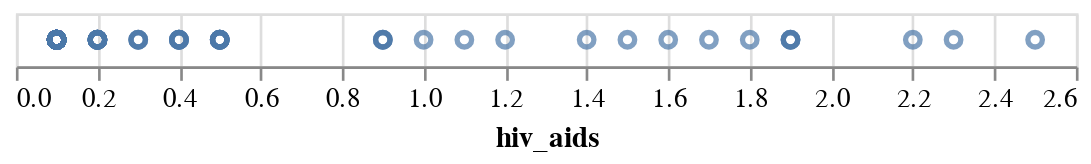

Notebook code cell kept with this figure:
### Code cell
alt.Chart(Health_factors_definitive).mark_point().encode(
    x = 'hiv_aids',
)

### Figure 1 — Vega-Lite specification as saved in the notebook (floating-point values rounded to 4 significant figures)
{"config": {"view": {"continuousWidth": 400, "continuousHeight": 300}}, "data": {"name": "data-4203d97b3550617b2bd06baec0c0ce0b"}, "mark": "point", "encoding": {"x": {"field": "hiv_aids", "type": "quantitative"}}, "$schema": "https://vega.github.io/schema/vega-lite/v4.17.0.json", "datasets": {"data-4203d97b3550617b2bd06baec0c0ce0b": [{"country": "Afghanistan", "year": 2010, "gdp": 553.3, "hiv_aids": 0.1, "status": "Developing"}, {"country": "Albania", "year": 2010, "gdp": 494.4, "hiv_aids": 0.1, "status": "Developing"}, {"country": "Algeria", "year": 2010, "gdp": 4463.0, "hiv_aids": 0.1, "status": "Developing"}, {"country": "Angola", "year": 2010, "gdp": 3530.0, "hiv_aids": 2.5, "status": "Developing"}, {"country": "Argentina", "year": 2010, "gdp": 1276.0, "hiv_aids": 0.1, "status": "Developing"}, {"country": "Armenia", "year": 2010, "gdp": 3218.0, "hiv_aids": 0.1, "status": "Developing"}, {"country": "Azerbaijan", "year": 2010, "gdp": 5843.0, "hiv_aids": 0.1, "status": "Developing"}, {"country": "Bahrain", "year": 2010, "gdp": 2722.0, "hiv_aids": 0.1, "status": "Developing"}, {"country": "Bangladesh", "year": 2010, "gdp": 757.7, "hiv_aids": 0.1, "status": "Developing"}, {"country": "Barbados", "year": 2010, "gdp": 1596.0, "hiv_aids": 0.1, "status": "Developing"}, {"country": "Belarus", "year": 2010, "gdp": 63.39, "hiv_aids": 0.1, "status": "Developing"}, {"country": "Belgium", "year": 2010, "gdp": 4438.0, "hiv_aids": 0.1, "status": "Developed"}, {"country": "Belize", "year": 2010, "gdp": 4344.0, "hiv_aids": 0.2, "status": "Developing"}, {"country": "Benin", "year": 2010, "gdp": 757.7, "hiv_aids": 1.4, "status": "Developing"}, {"country": "Bhutan", "year": 2010, "gdp": 2179.0, "hiv_aids": 0.5, "status": "Developing"}, {"country": "Bosnia and Herzegovina", "year": 2010, "gdp": 4611.0, "hiv_aids": 0.1, "status": "Developing"}, {"country": "Bulgaria", "year": 2010, "gdp": 6843.0, "hiv_aids": 0.1, "status": "Developed"}, {"country": "Burkina Faso", "year": 2010, "gdp": 575.4, "hiv_aids": 1.0, "status": "Developing"}, {"country": "Burundi", "year": 2010, "gdp": 231.2, "hiv_aids": 1.9, "status": "Developing"}, {"country": "Cabo Verde", "year": 2010, "gdp": 3313.0, "hiv_aids": 0.4, "status": "Developing"}, {"country": "Cambodia", "year": 2010, "gdp": 785.7, "hiv_aids": 0.5, "status": "Developing"}, {"country": "Chile", "year": 2010, "gdp": 1286.0, "hiv_aids": 0.1, "status": "Developing"}, {"country": "China", "year": 2010, "gdp": 456.5, "hiv_aids": 0.1, "status": "Developing"}, {"country": "Colombia", "year": 2010, "gdp": 625.7, "hiv_aids": 0.1, "status": "Developing"}, {"country": "Comoros", "year": 2010, "gdp": 769.2, "hiv_aids": 0.1, "status": "Developing"}, {"country": "Costa Rica", "year": 2010, "gdp": 8199.0, "hiv_aids": 0.1, "status": "Developing"}, {"country": "Croatia", "year": 2010, "gdp": 1356.0, "hiv_aids": 0.1, "status": "Developed"}, {"country": "Cuba", "year": 2010, "gdp": 5676.0, "hiv_aids": 0.1, "status": "Developing"}, {"country": "Cyprus", "year": 2010, "gdp": 3818.0, "hiv_aids": 0.1, "status": "Developed"}, {"country": "Denmark", "year": 2010, "gdp": 5841.0, "hiv_aids": 0.1, "status": "Developed"}, {"country": "Dominican Republic", "year": 2010, "gdp": 5452.0, "hiv_aids": 0.9, "status": "Developing"}, {"country": "Ecuador", "year": 2010, "gdp": 4657.0, "hiv_aids": 0.1, "status": "Developing"}, {"country": "El Salvador", "year": 2010, "gdp": 3474.0, "hiv_aids": 0.3, "status": "Developing"}, {"country": "Eritrea", "year": 2010, "gdp": 482.1, "hiv_aids": 0.9, "status": "Developing"}, {"country": "Ethiopia", "year": 2010, "gdp": 341.4, "hiv_aids": 1.7, "status": "Developing"}, {"country": "Fiji", "year": 2010, "gdp": 3652.0, "hiv_aids": 0.1, "status": "Developing"}, {"country": "Finland", "year": 2010, "gdp": 4622.0, "hiv_aids": 0.1, "status": "Developing"}, {"country": "France", "year": 2010, "gdp": 473.3, "hiv_aids": 0.1, "status": "Developing"}, {"country": "Georgia", "year": 2010, "gdp": 2964.0, "hiv_aids": 0.1, "status": "Developing"}, {"country": "Ghana", "year": 2010, "gdp": 1313.0, "hiv_aids": 1.9, "status": "Developing"}, {"country": "Grenada", "year": 2010, "gdp": 7366.0, "hiv_aids": 0.1, "status": "Developing"}, {"country": "Guatemala", "year": 2010, "gdp": 2826.0, "hiv_aids": 0.4, "status": "Developing"}, {"country": "Guinea", "year": 2010, "gdp": 438.8, "hiv_aids": 2.2, "status": "Developing"}, {"country": "Guyana", "year": 2010, "gdp": 326.3, "hiv_aids": 0.4, "status": "Developing"}, {"country": "Haiti", "year": 2010, "gdp": 662.3, "hiv_aids": 1.9, "status": "Developing"}, {"country": "Honduras", "year": 2010, "gdp": 1933.0, "hiv_aids": 0.4, "status": "Developing"}, {"country": "Hungary", "year": 2010, "gdp": 1326.0, "hiv_aids": 0.1, "status": "Developed"}, {"country": "India", "year": 2010, "gdp": 1346.0, "hiv_aids": 0.2, "status": "Developing"}, {"country": "Indonesia", "year": 2010, "gdp": 3113.0, "hiv_aids": 0.3, "status": "Developing"}, {"country": "Iraq", "year": 2010, "gdp": 452.7, "hiv_aids": 0.1, "status": "Developing"}, {"country": "Israel", "year": 2010, "gdp": 3662.0, "hiv_aids": 0.1, "status": "Developing"}, {"country": "Jamaica", "year": 2010, "gdp": 4683.0, "hiv_aids": 0.5, "status": "Developing"}, {"country": "Japan", "year": 2010, "gdp": 4458.0, "hiv_aids": 0.1, "status": "Developed"}, {"country": "Jordan", "year": 2010, "gdp": 3679.0, "hiv_aids": 0.1, "status": "Developing"}, {"country": "Kazakhstan", "year": 2010, "gdp": 97.65, "hiv_aids": 0.1, "status": "Developing"}, {"country": "Kiribati", "year": 2010, "gdp": 1493.0, "hiv_aids": 0.1, "status": "Developing"}, {"country": "Lebanon", "year": 2010, "gdp": 8764.0, "hiv_aids": 0.1, "status": "Developing"}, {"country": "Liberia", "year": 2010, "gdp": 327.4, "hiv_aids": 1.8, "status": "Developing"}, {"country": "Libya", "year": 2010, "gdp": 1213.0, "hiv_aids": 0.1, "status": "Developing"}, {"country": "Madagascar", "year": 2010, "gdp": 412.7, "hiv_aids": 0.5, "status": "Developing"}, {"country": "Malaysia", "year": 2010, "gdp": 971.4, "hiv_aids": 0.1, "status": "Developing"}, {"country": "Maldives", "year": 2010, "gdp": 633.8, "hiv_aids": 0.1, "status": "Developing"}, {"country": "Mali", "year": 2010, "gdp": 78.38, "hiv_aids": 1.5, "status": "Developing"}, {"country": "Malta", "year": 2010, "gdp": 2188.0, "hiv_aids": 0.1, "status": "Developed"}, {"country": "Mauritania", "year": 2010, "gdp": 123.4, "hiv_aids": 1.2, "status": "Developing"}, {"country": "Mauritius", "year": 2010, "gdp": 8.376, "hiv_aids": 0.2, "status": "Developing"}, {"country": "Mexico", "year": 2010, "gdp": 8960.0, "hiv_aids": 0.1, "status": "Developing"}, {"country": "Mongolia", "year": 2010, "gdp": 265.4, "hiv_aids": 0.1, "status": "Developing"}, {"country": "Montenegro", "year": 2010, "gdp": 6682.0, "hiv_aids": 0.1, "status": "Developing"}, {"country": "Morocco", "year": 2010, "gdp": 2834.0, "hiv_aids": 0.1, "status": "Developing"}, {"country": "Myanmar", "year": 2010, "gdp": 987.7, "hiv_aids": 0.5, "status": "Developing"}, {"country": "Nepal", "year": 2010, "gdp": 592.2, "hiv_aids": 0.2, "status": "Developing"}, {"country": "Netherlands", "year": 2010, "gdp": 5338.0, "hiv_aids": 0.1, "status": "Developed"}, {"country": "Nicaragua", "year": 2010, "gdp": 1526.0, "hiv_aids": 0.1, "status": "Developing"}, {"country": "Niger", "year": 2010, "gdp": 348.2, "hiv_aids": 0.9, "status": "Developing"}, {"country": "Oman", "year": 2010, "gdp": 1929.0, "hiv_aids": 0.1, "status": "Developing"}, {"country": "Pakistan", "year": 2010, "gdp": 14.14, "hiv_aids": 0.1, "status": "Developing"}, {"country": "Panama", "year": 2010, "gdp": 7937.0, "hiv_aids": 0.1, "status": "Developing"}, {"country": "Papua New Guinea", "year": 2010, "gdp": 1367.0, "hiv_aids": 1.1, "status": "Developing"}, {"country": "Paraguay", "year": 2010, "gdp": 3226.0, "hiv_aids": 0.1, "status": "Developing"}, {"country": "Peru", "year": 2010, "gdp": 522.5, "hiv_aids": 0.2, "status": "Developing"}, {"country": "Philippines", "year": 2010, "gdp": 2129.0, "hiv_aids": 0.1, "status": "Developing"}, {"country": "Qatar", "year": 2010, "gdp": 736.2, "hiv_aids": 0.1, "status": "Developing"}, {"country": "Romania", "year": 2010, "gdp": 8297.0, "hiv_aids": 0.1, "status": "Developed"}, {"country": "Russian Federation", "year": 2010, "gdp": 1675.0, "hiv_aids": 0.2, "status": "Developing"}, {"country": "Rwanda", "year": 2010, "gdp": 563.5, "hiv_aids": 2.3, "status": "Developing"}, {"country": "Samoa", "year": 2010, "gdp": 3453.0, "hiv_aids": 0.1, "status": "Developing"}, {"country": "Sao Tome and Principe", "year": 2010, "gdp": 1130.0, "hiv_aids": 0.5, "status": "Developing"}, {"country": "Senegal", "year": 2010, "gdp": 11.63, "hiv_aids": 0.4, "status": "Developing"}, {"country": "Serbia", "year": 2010, "gdp": 5412.0, "hiv_aids": 0.1, "status": "Developing"}, {"country": "Seychelles", "year": 2010, "gdp": 184.7, "hiv_aids": 0.1, "status": "Developing"}, {"country": "Sierra Leone", "year": 2010, "gdp": 45.13, "hiv_aids": 1.6, "status": "Developing"}, {"country": "Solomon Islands", "year": 2010, "gdp": 1272.0, "hiv_aids": 0.1, "status": "Developing"}, {"country": "Spain", "year": 2010, "gdp": 3736.0, "hiv_aids": 0.1, "status": "Developed"}, {"country": "Sri Lanka", "year": 2010, "gdp": 2820.0, "hiv_aids": 0.1, "status": "Developing"}, {"country": "Sudan", "year": 2010, "gdp": 1476.0, "hiv_aids": 0.3, "status": "Developing"}, {"country": "Suriname", "year": 2010, "gdp": 833.3, "hiv_aids": 0.5, "status": "Developing"}, {"country": "Sweden", "year": 2010, "gdp": 5276.0, "hiv_aids": 0.1, "status": "Developed"}, {"country": "Tajikistan", "year": 2010, "gdp": 738.3, "hiv_aids": 0.2, "status": "Developing"}, {"country": "Thailand", "year": 2010, "gdp": 575.3, "hiv_aids": 0.2, "status": "Developing"}, {"country": "Timor-Leste", "year": 2010, "gdp": 849.9, "hiv_aids": 0.1, "status": "Developing"}, {"country": "Tonga", "year": 2010, "gdp": 3548.0, "hiv_aids": 0.1, "status": "Developing"}, {"country": "Tunisia", "year": 2010, "gdp": 414.2, "hiv_aids": 0.1, "status": "Developing"}, {"country": "Turkey", "year": 2010, "gdp": 1673.0, "hiv_aids": 0.1, "status": "Developing"}, {"country": "Turkmenistan", "year": 2010, "gdp": 4439.0, "hiv_aids": 0.1, "status": "Developing"}, {"country": "Ukraine", "year": 2010, "gdp": 2965.0, "hiv_aids": 0.2, "status": "Developing"}, {"country": "United Arab Emirates", "year": 2010, "gdp": 3549.0, "hiv_aids": 0.1, "status": "Developing"}, {"country": "Uzbekistan", "year": 2010, "gdp": 1378.0, "hiv_aids": 0.2, "status": "Developing"}, {"country": "Vanuatu", "year": 2010, "gdp": 2966.0, "hiv_aids": 0.1, "status": "Developing"}]}}
